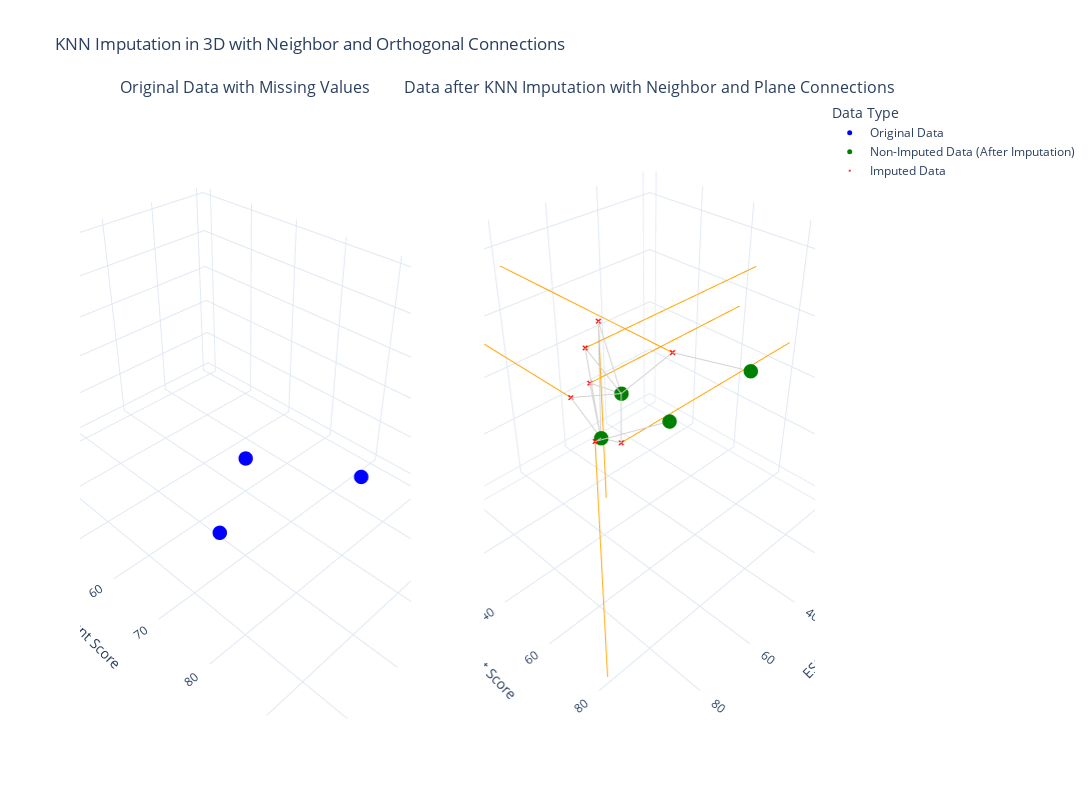

The cell this chart's notebook holds for it:
### Markdown cell above
#### 3D visualization

### Code cell
# Larger sample dataset with missing values
data = {
    'ESG_Score':         [50,     np.nan, 75,     85, np.nan, 60,     90, 95,     65, np.nan, 60],
    'Environment_Score': [30,     40,     np.nan, 70, 60,     np.nan, 95, 80,     55, 45,     90],
    'Social_Score':      [np.nan, 55,     60,     65, 50,     75,     85, np.nan, 60, 70,     80]
}

df = pd.DataFrame(data)

# Apply KNN Imputation
knn_imputer = KNNImputer(n_neighbors=2)
df_imputed = pd.DataFrame(knn_imputer.fit_transform(df), columns=df.columns)

# Separate imputed points
imputed_mask = df.isnull().any(axis=1)
df_imputed['Imputed'] = imputed_mask

# Convert DataFrame to NumPy array for NearestNeighbors
non_imputed_data = df_imputed[~imputed_mask][['ESG_Score', 'Environment_Score', 'Social_Score']].values

# Fit NearestNeighbors using the non-imputed points
knn = NearestNeighbors(n_neighbors=2)
knn.fit(non_imputed_data)  # Fit on the non-imputed data as a NumPy array

# Create a 3D scatter plot with connections to neighbors
fig = make_subplots(
    rows=1, cols=2,
    specs=[[{'type': 'scatter3d'}, {'type': 'scatter3d'}]],
    subplot_titles=("Original Data with Missing Values", "Data after KNN Imputation with Neighbor and Plane Connections")
)

# 3D scatter for original data (with missing values)
fig.add_trace(
    go.Scatter3d(
        x=df['ESG_Score'],
        y=df['Environment_Score'],
        z=df['Social_Score'],
        mode='markers',
        name='Original Data',
        marker=dict(color='blue', size=5),
        text=['Original' for _ in range(len(df))]
    ),
    row=1, col=1
)

# 3D scatter for non-imputed data (after imputation)
fig.add_trace(
    go.Scatter3d(
        x=df_imputed.loc[~imputed_mask, 'ESG_Score'],
        y=df_imputed.loc[~imputed_mask, 'Environment_Score'],
        z=df_imputed.loc[~imputed_mask, 'Social_Score'],
        mode='markers',
        name='Non-Imputed Data (After Imputation)',
        marker=dict(color='green', size=5),
        text=['Non-Imputed' for _ in range(sum(~imputed_mask))]
    ),
    row=1, col=2
)

# 3D scatter for imputed points
fig.add_trace(
    go.Scatter3d(
        x=df_imputed.loc[imputed_mask, 'ESG_Score'],
        y=df_imputed.loc[imputed_mask, 'Environment_Score'],
        z=df_imputed.loc[imputed_mask, 'Social_Score'],
        mode='markers',
        name='Imputed Data',
        marker=dict(color='red', size=2, symbol='x'),
        text=['Imputed' for _ in range(sum(imputed_mask))]
    ),
    row=1, col=2
)

# Connect imputed points to their nearest neighbors using light grey lines
for i, (x_imputed, y_imputed, z_imputed) in df_imputed.loc[imputed_mask, ['ESG_Score', 'Environment_Score', 'Social_Score']].iterrows():
    # Find the nearest neighbors of the imputed point
    distances, neighbors = knn.kneighbors([[x_imputed, y_imputed, z_imputed]])
    
    for neighbor_idx in neighbors[0]:
        x_neighbor = df_imputed.loc[~imputed_mask].iloc[neighbor_idx]['ESG_Score']
        y_neighbor = df_imputed.loc[~imputed_mask].iloc[neighbor_idx]['Environment_Score']
        z_neighbor = df_imputed.loc[~imputed_mask].iloc[neighbor_idx]['Social_Score']
        
        # Draw a line from the imputed point to the neighbor
        fig.add_trace(
            go.Scatter3d(
                x=[x_imputed, x_neighbor],
                y=[y_imputed, y_neighbor],
                z=[z_imputed, z_neighbor],
                mode='lines',
                line=dict(color='lightgrey', width=2),
                showlegend=False
            ),
            row=1, col=2
        )

# Add orthogonal lines anchoring each imputed point to the plane where they have non-missing coordinates
for i, (x_imputed, y_imputed, z_imputed) in df_imputed.loc[imputed_mask, ['ESG_Score', 'Environment_Score', 'Social_Score']].iterrows():
    # If ESG_Score was missing, connect it to the plane of Environment_Score and Social_Score
    if pd.isna(df.loc[i, 'ESG_Score']):
        fig.add_trace(
            go.Scatter3d(
                x=[0, x_imputed], y=[y_imputed, y_imputed], z=[z_imputed, z_imputed],
                mode='lines',
                line=dict(color='orange', width=2),
                showlegend=False
            ),
            row=1, col=2
        )
    # If Environment_Score was missing, connect it to the plane of ESG_Score and Social_Score
    if pd.isna(df.loc[i, 'Environment_Score']):
        fig.add_trace(
            go.Scatter3d(
                x=[x_imputed, x_imputed], y=[0, y_imputed], z=[z_imputed, z_imputed],
                mode='lines',
                line=dict(color='orange', width=2),
                showlegend=False
            ),
            row=1, col=2
        )
    # If Social_Score was missing, connect it to the plane of ESG_Score and Environment_Score
    if pd.isna(df.loc[i, 'Social_Score']):
        fig.add_trace(
            go.Scatter3d(
                x=[x_imputed, x_imputed], y=[y_imputed, y_imputed], z=[0, z_imputed],
                mode='lines',
                line=dict(color='orange', width=2),
                showlegend=False
            ),
            row=1, col=2
        )

# Update layout for better visualization
fig.update_layout(
    title_text="KNN Imputation in 3D with Neighbor and Orthogonal Connections",
    width=1400,
    height=800,
    scene=dict(
        xaxis_title="ESG Score",
        yaxis_title="Environment Score",
        zaxis_title="Social Score"
    ),
    scene2=dict(
        xaxis_title="ESG Score",
        yaxis_title="Environment Score",
        zaxis_title="Social Score"
    ),
    legend_title="Data Type",
    template="plotly_white"
)

# Show the plot
fig.show()

### Figure 1 — Plotly figure (JSON) as saved in the notebook; plotly's stock layout.template omitted (floating-point values rounded to 4 significant figures)
{"data": [{"marker": {"color": "blue", "size": 5}, "mode": "markers", "name": "Original Data", "scene": "scene", "text": ["Original", "Original", "Original", "Original", "Original", "Original", "Original", "Original", "Original", "Original", "Original"], "type": "scatter3d", "x": [50.0, NaN, 75.0, 85.0, NaN, 60.0, 90.0, 95.0, 65.0, NaN, 60.0], "y": [30.0, 40.0, NaN, 70.0, 60.0, NaN, 95.0, 80.0, 55.0, 45.0, 90.0], "z": [NaN, 55.0, 60.0, 65.0, 50.0, 75.0, 85.0, NaN, 60.0, 70.0, 80.0]}, {"marker": {"color": "green", "size": 5}, "mode": "markers", "name": "Non-Imputed Data (After Imputation)", "scene": "scene2", "text": ["Non-Imputed", "Non-Imputed", "Non-Imputed", "Non-Imputed"], "type": "scatter3d", "x": [85.0, 90.0, 65.0, 60.0], "y": [70.0, 95.0, 55.0, 90.0], "z": [65.0, 85.0, 60.0, 80.0]}, {"marker": {"color": "red", "size": 2, "symbol": "x"}, "mode": "markers", "name": "Imputed Data", "scene": "scene2", "text": ["Imputed", "Imputed", "Imputed", "Imputed", "Imputed", "Imputed", "Imputed"], "type": "scatter3d", "x": [50.0, 62.5, 75.0, 70.0, 60.0, 95.0, 67.5], "y": [30.0, 40.0, 47.5, 60.0, 67.5, 80.0, 45.0], "z": [65.0, 55.0, 60.0, 50.0, 75.0, 75.0, 70.0]}, {"line": {"color": "lightgrey", "width": 2}, "mode": "lines", "scene": "scene2", "showlegend": false, "type": "scatter3d", "x": [50, 65], "y": [30, 55], "z": [65, 60]}, {"line": {"color": "lightgrey", "width": 2}, "mode": "lines", "scene": "scene2", "showlegend": false, "type": "scatter3d", "x": [50, 85], "y": [30, 70], "z": [65, 65]}, {"line": {"color": "lightgrey", "width": 2}, "mode": "lines", "scene": "scene2", "showlegend": false, "type": "scatter3d", "x": [62.5, 65], "y": [40, 55], "z": [55, 60]}, {"line": {"color": "lightgrey", "width": 2}, "mode": "lines", "scene": "scene2", "showlegend": false, "type": "scatter3d", "x": [62.5, 85], "y": [40, 70], "z": [55, 65]}, {"line": {"color": "lightgrey", "width": 2}, "mode": "lines", "scene": "scene2", "showlegend": false, "type": "scatter3d", "x": [75, 65], "y": [47.5, 55], "z": [60, 60]}, {"line": {"color": "lightgrey", "width": 2}, "mode": "lines", "scene": "scene2", "showlegend": false, "type": "scatter3d", "x": [75, 85], "y": [47.5, 70], "z": [60, 65]}, {"line": {"color": "lightgrey", "width": 2}, "mode": "lines", "scene": "scene2", "showlegend": false, "type": "scatter3d", "x": [70, 65], "y": [60, 55], "z": [50, 60]}, {"line": {"color": "lightgrey", "width": 2}, "mode": "lines", "scene": "scene2", "showlegend": false, "type": "scatter3d", "x": [70, 85], "y": [60, 70], "z": [50, 65]}, {"line": {"color": "lightgrey", "width": 2}, "mode": "lines", "scene": "scene2", "showlegend": false, "type": "scatter3d", "x": [60, 65], "y": [67.5, 55], "z": [75, 60]}, {"line": {"color": "lightgrey", "width": 2}, "mode": "lines", "scene": "scene2", "showlegend": false, "type": "scatter3d", "x": [60, 60], "y": [67.5, 90], "z": [75, 80]}, {"line": {"color": "lightgrey", "width": 2}, "mode": "lines", "scene": "scene2", "showlegend": false, "type": "scatter3d", "x": [95, 85], "y": [80, 70], "z": [75, 65]}, {"line": {"color": "lightgrey", "width": 2}, "mode": "lines", "scene": "scene2", "showlegend": false, "type": "scatter3d", "x": [95, 90], "y": [80, 95], "z": [75, 85]}, {"line": {"color": "lightgrey", "width": 2}, "mode": "lines", "scene": "scene2", "showlegend": false, "type": "scatter3d", "x": [67.5, 65], "y": [45, 55], "z": [70, 60]}, {"line": {"color": "lightgrey", "width": 2}, "mode": "lines", "scene": "scene2", "showlegend": false, "type": "scatter3d", "x": [67.5, 85], "y": [45, 70], "z": [70, 65]}, {"line": {"color": "orange", "width": 2}, "mode": "lines", "scene": "scene2", "showlegend": false, "type": "scatter3d", "x": [50, 50], "y": [30, 30], "z": [0, 65]}, {"line": {"color": "orange", "width": 2}, "mode": "lines", "scene": "scene2", "showlegend": false, "type": "scatter3d", "x": [0, 62.5], "y": [40, 40], "z": [55, 55]}, {"line": {"color": "orange", "width": 2}, "mode": "lines", "scene": "scene2", "showlegend": false, "type": "scatter3d", "x": [75, 75], "y": [0, 47.5], "z": [60, 60]}, {"line": {"color": "orange", "width": 2}, "mode": "lines", "scene": "scene2", "showlegend": false, "type": "scatter3d", "x": [0, 70], "y": [60, 60], "z": [50, 50]}, {"line": {"color": "orange", "width": 2}, "mode": "lines", "scene": "scene2", "showlegend": false, "type": "scatter3d", "x": [60, 60], "y": [0, 67.5], "z": [75, 75]}, {"line": {"color": "orange", "width": 2}, "mode": "lines", "scene": "scene2", "showlegend": false, "type": "scatter3d", "x": [95, 95], "y": [80, 80], "z": [0, 75]}, {"line": {"color": "orange", "width": 2}, "mode": "lines", "scene": "scene2", "showlegend": false, "type": "scatter3d", "x": [0, 67.5], "y": [45, 45], "z": [70, 70]}], "layout": {"annotations": [{"font": {"size": 16}, "showarrow": false, "text": "Original Data with Missing Values", "x": 0.225, "xanchor": "center", "xref": "paper", "y": 1, "yanchor": "bottom", "yref": "paper"}, {"font": {"size": 16}, "showarrow": false, "text": "Data after KNN Imputation with Neighbor and Plane Connections", "x": 0.775, "xanchor": "center", "xref": "paper", "y": 1, "yanchor": "bottom", "yref": "paper"}], "height": 800, "legend": {"title": {"text": "Data Type"}}, "scene": {"domain": {"x": [0, 0.45], "y": [0, 1]}, "xaxis": {"title": {"text": "ESG Score"}}, "yaxis": {"title": {"text": "Environment Score"}}, "zaxis": {"title": {"text": "Social Score"}}}, "scene2": {"domain": {"x": [0.55, 1], "y": [0, 1]}, "xaxis": {"title": {"text": "ESG Score"}}, "yaxis": {"title": {"text": "Environment Score"}}, "zaxis": {"title": {"text": "Social Score"}}}, "title": {"text": "KNN Imputation in 3D with Neighbor and Orthogonal Connections"}, "width": 1400}}
